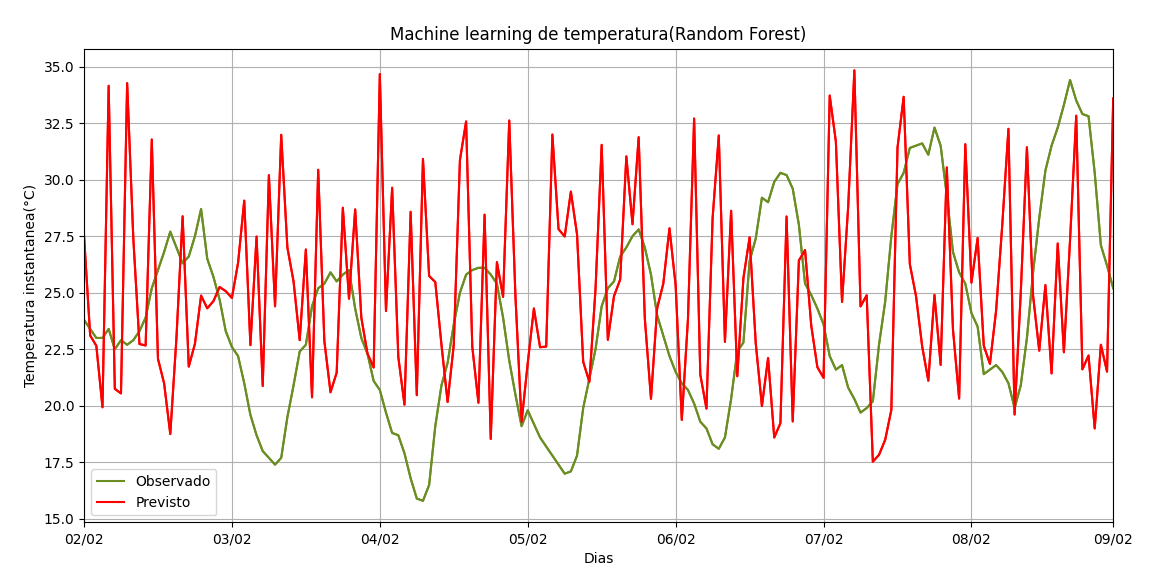

Write Python code to recreate this figure.
########### importando bibliotecas ##########################
import matplotlib.pyplot as plt
import pandas as pd
import numpy as np

df = pd.read_csv('variaveis.csv',delimiter=' ',nrows=1009)
#print(df)

# definir a variavel alvo
y = df['tins']
print(y)

# essas são as séries selecionadas
z1 = df['tmax']
z2 = df['tmin']
z3 = df['tdins']
z4 = df['tdmax']
z5 = df['tdmin']

# concatenar as series
x = pd.concat([z1,z2,z3,z4,z5],axis=1)
print('serie x:',x)

# a variavel alvo eh y e a variavel de teste eh x  

# importando bibliotecas de machine learning
from sklearn.model_selection import train_test_split

#criando conjunto de dados de treino e teste - o comando teste size indicarah que 30% dos dados serao pra teste e 70% pra treino
x_treino, x_teste, y_treino, y_teste = train_test_split(x,y, test_size=0.3)
#,random_state=42)

#--------------------- Random Forest -------------------------------
# importando o algoritmo de machine learning Random Forest
from sklearn.ensemble import RandomForestRegressor

#criacao do modelo
rfr = RandomForestRegressor()

#aplicar o algoritmo aos dados de treino usando a funcao fit
rfr.fit(x_treino,y_treino)
previsao1 = rfr.predict(x_treino)
print(previsao1)

#aplicar o algoritmo aos dados de teste usando a funcao fit
rfr.fit(x_teste,y_teste)
previsao2 = rfr.predict(x_teste)
print(previsao2)

#Criando variaveis para armazenar as previsoes
A = previsao1
B = previsao2

#Concatenar os valores das previsoes numa só variavel
previsao_final = np.concatenate((A,B),axis=0)
print('Previsao final:')
print(previsao_final)

# Converter dados de array para series 
pf = pd.Series(previsao_final)
print('Previsao final serie')
print(pf)

##############################################################################
# plota a temperatura observada
plt.plot(y[770:938],color='olivedrab')

# plota a temperatura prevista pelo random forest
plt.plot(pf[770:938],color='red')

#plotar legendas
plt.plot(y[770:938],label='Observado',color='olivedrab')
plt.plot(pf[770:938],label='Previsto',color='red')
plt.legend()

#plota o titulo da figura
plt.title('Machine learning de temperatura(Random Forest)')
plt.ylabel('Temperatura instantanea(°C)')
plt.xlabel('Dias')

#plota o grafico com grade
plt.grid()

#fixando valores no eixo x
plt.xticks([770,794,818,842,866,890,914,937],['02/02','03/02','04/02','05/02','06/02','07/02','08/02','09/02'])

#fixando os pontos limites entre valor inicial e valor final no eixo x
plt.xlim([770,937])

plt.show()

###################### Rodar o algoritmo no terminal ############################
#
#    RODAR O CODIGO: python3 randomforest.py
#
#################################################################################
